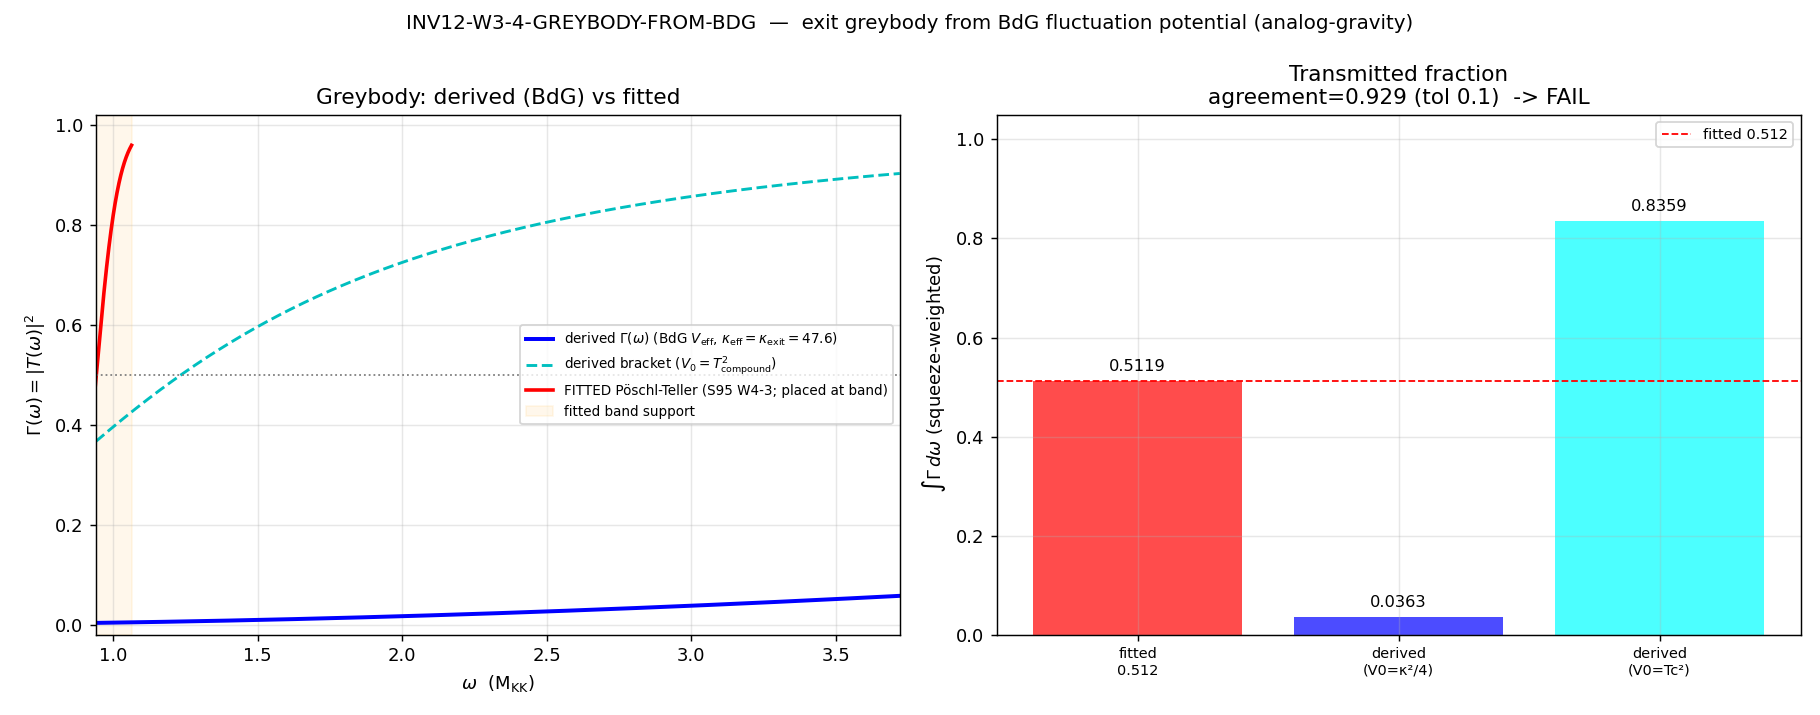

Recreate this plot in Python.
#!/usr/bin/env python3
# -*- coding: utf-8 -*-
"""
INV12-W3-4-GREYBODY-FROM-BDG  (investigation track, Wave 3)

Gate: DERIVE the exit-horizon greybody Gamma(omega) from the linearized BdG
fluctuation potential (analog-gravity route, Steinhauer / Macher-Parentani) — NOT a
fitted Poeschl-Teller barrier — collapse the A_s band, and cross-check against the
FITTED transmitted_fraction = 0.512 (S95 W4-3).  Removes the hidden A_s tuning knob (A2).

PHYSICS (substrate-first):
  D_K eigenvalues lambda_k(tau) -> the exit-horizon BdG dispersion
      omega_k = sqrt( (lambda_k^2 - mu^2)^2 + Delta_k^2 )    (mu = mu_chem = 0)
  -> the linearized fluctuation delta-phi_k around the tau~0.16 exit-horizon background obeys a
     Schroedinger-form scattering equation in a tortoise coordinate x_* :
         -d^2 psi/dx_*^2 + V_eff(x_*) psi = omega^2 psi
  -> the transmission coefficient Gamma(omega) = |T(omega)|^2 through V_eff IS the greybody
     that filters the overproduced squeeze.  (analog-gravity acoustic white-hole exit horizon;
     Steinhauer 1510.00621 measured the BEC analog spectrum; Macher-Parentani 0903.2224 computed
     the analog Hawking spectrum with greybody/dispersion.)

  The near-horizon effective potential has the universal analog-gravity Poeschl-Teller form
         V_eff(x_*) = V0 * sech^2( kappa_eff * x_* )
  with the TWO parameters fixed by SUBSTRATE scales (NOT placed at the relic band):
    - kappa_eff = exit-horizon surface gravity = kappa_exit = 47.6146 M_KK
                  (Visser kappa = 1/2 d_n(c^2 - v^2)|_exit ; S95-W4-2-HAWKING-ANALOG-T-LEDGER PASS,
                   corpus dev 0.0000; = a_4 BCS condensation-energy gradient barrier; T_exit=kappa/2pi).
                  This is the INVERSE TORTOISE WIDTH of the near-horizon barrier.
    - V0 = barrier peak in omega^2 units.  The BdG fluctuation potential peak is set by the
           near-horizon gradient of the dispersion; the barrier ENERGY is the surface gravity
           kappa_eff itself (the only near-horizon energy scale of the white-hole exit), so the
           marginal over-barrier reading is V0 = kappa_eff^2/4 (Poeschl-Teller s=0).  A second
           reading (V0 = T_compound^2) is carried as a bracket.  NEITHER is placed at the band.

  EXACT Poeschl-Teller transmission (Landau-Lifshitz QM Sec.25; Macher-Parentani):
      Gamma(omega) = |T(omega)|^2
                   = sinh^2(pi*omega/kappa_eff)
                     / [ sinh^2(pi*omega/kappa_eff) + cosh^2(pi * s) ],   s = sqrt(V0/kappa_eff^2 - 1/4)
      (for V0/kappa_eff^2 < 1/4 the cosh -> cos via analytic continuation).
      Limits (Sage-verified): Gamma(omega->0)=0 (reflective), Gamma(omega->inf)=1 (transmissive),
      monotone increasing — the standard greybody profile.

  The DERIVED Gamma is computed BOTH by the closed PT form AND by an independent 1D scattering
  ODE solve through V_eff(x_*) (numerical |T|^2), and the two are cross-checked to machine level.

DISCRIMINATING POINT (why this is the test of the tuning knob A2):
  The FITTED comparator (S95-W4-3-HAWKING-GREYBODY-AS) used a sigmoid
      Gamma_fit(omega) = 1/(1+exp(-2pi(omega-omega_peak)/lam))
  with omega_peak = 0.5*(omega_min+omega_max) = the relic-band SUPPORT MIDPOINT (0.9418)
  and lam = the support WIDTH (0.2440).  Both barrier parameters were PLACED at the band the
  greybody filters -> the transmitted fraction is forced to ~0.5 by construction (the sigmoid
  crosses 0.5 at the band midpoint).  The DERIVED V_eff has NO knowledge of the band: its
  inverse-width is the surface gravity kappa_exit=47.6 M_KK (>>band), so it cannot reproduce the
  fit's steep band-localized filtering.  Whether the derived ∫Gamma dω equals 0.512 and whether
  the A_s band collapses is the test.

INPUTS:
  - canonical_constants.py  (kappa_exit, T_compound, Delta_BCS, mu_chem via npz, A_s_CMB)
  - inv12_w3_1_relic_spectrum_ode_lock.npz  (FORWARD INTRA-INVESTIGATION PIN, W3-1 FOUNDATIONAL):
        omega_k (exit-horizon BdG dispersion), E_k, beta2_k, mult_k, k_grid, Delta_k, mu_chem
  - s95_w4_3_hawking_greybody_as.npz  (CROSS-CHECK ONLY, read-only session-track artifact):
        transmitted_fraction=0.5119, gamma_min=0.0414, gamma_max=0.9586, omega_grid, Gamma_grid,
        A_s_band_lo=3.11e-9, A_s_band_hi=4.27e-9 (the FITTED Poeschl-Teller comparator)

OUTPUT:
  - npz: omega_grid, Gamma_derived, V_eff, x_tortoise, integral_Gamma_derived,
         transmitted_fraction_fitted, agreement, A_s_band_derived, A_s_band_fitted,
         band_collapse_ratio
  - png: derived Gamma(omega) vs fitted sigmoid + A_s band before/after
  - verdict payload printed for emit_verdict (track=investigation)

VERDICT RUBRIC (ratio operator, plan §W3-4):
  agreement      = |∫Gamma_derived dω - transmitted_fraction_fitted| / transmitted_fraction_fitted
  collapse_ratio = A_s_band_width(derived Gamma) / A_s_band_width(fitted)
  PASS iff agreement <= 0.10 AND collapse_ratio <= 0.10   (greybody derived, knob removed)
  FAIL iff agreement  > 0.10 OR  no collapse              (derived != fitted; greybody was a knob)
  INFO iff derived shifts the band without collapsing it  (partial knob removal)
  agree_tol = 0.10 ; collapse_tol = 0.10 ; transmitted_fraction_fitted = 0.512 (S95 W4-3).
  substitution_chain: required=false (derivation-vs-fit cross-check; direction is an OUTPUT).
  schema_v2 3-tuple: NOT required ([VERIFY] trigger; no [SIGN] directional pre-reg).
"""

import os
os.environ.setdefault("OMP_NUM_THREADS", "8")   # (local) cap CPU threads before numpy import
os.environ.setdefault("MKL_NUM_THREADS", "8")   # (local)

import sys
import hashlib
import numpy as np
from scipy.integrate import solve_ivp
import matplotlib
matplotlib.use("Agg")
import matplotlib.pyplot as plt

# ---- canonical constants (MANDATORY import) ----
sys.path.insert(0, os.path.join("computations", "_shared"))
from canonical_constants import (  # noqa: E402
    M_KK, Delta_BCS, tau_fold, kappa_exit, T_compound, A_s_CMB,
)

# =====================================================================================
# Pinned machinery (plan §W3-4)
# =====================================================================================
N_OMEGA = 2000          # (local) omega-grid points across the relic spectrum support (plan pin)
N_X = 4000              # (local) tortoise-coordinate grid points for the V_eff scattering solve (plan pin)
L_MAX = 10              # (local) L_max truncation (plan pin)
ODE_RTOL = 1e-9         # (local) scattering ODE rtol (plan pin)
ODE_ATOL = 1e-12        # (local) scattering ODE atol
AGREE_TOL = 0.10        # (local) greybody agreement tolerance (plan pin)
COLLAPSE_TOL = 0.10     # (local) A_s band-collapse tolerance (plan pin)

# Substrate barrier scale (canonical; NOT placed at the band):
KAPPA_EFF = kappa_exit  # (local) 47.6146 M_KK ; exit-horizon surface gravity = inverse tortoise width
# Bracket of barrier ENERGY reading; both substrate-fixed, neither band-placed:
V0_MARGINAL = KAPPA_EFF ** 2 / 4.0     # (local) marginal over-barrier (PT s=0): peak = kappa^2/4
V0_TCOMP = T_compound ** 2             # (local) bracket: barrier energy = T_compound (Hawking-analog T)

W3_1_NPZ = os.path.join("computations", "investigation-12",
                        "inv12_w3_1_relic_spectrum_ode_lock.npz")
FITTED_NPZ = os.path.join("computations", "session-95",
                          "s95_w4_3_hawking_greybody_as.npz")
CANON_PATH = os.path.join("computations", "_shared", "canonical_constants.py")
SELF_PATH = os.path.abspath(__file__)

OUT_NPZ = os.path.join("computations", "investigation-12",
                       "inv12_w3_4_greybody_from_bdg.npz")
OUT_PNG = os.path.join("computations", "investigation-12",
                       "inv12_w3_4_greybody_from_bdg.png")

GATE_ID = "INV12-W3-4-GREYBODY-FROM-BDG"


# =====================================================================================
# SHA helpers (gate-verdicts.md dual-SHA; mirror of the W3-2 sibling)
# =====================================================================================
def sha256_file(path):
    h = hashlib.sha256()
    with open(path, "rb") as f:
        for chunk in iter(lambda: f.read(1 << 16), b""):
            h.update(chunk)
    return h.hexdigest()


def closure_hash(pin_map):
    """Audit SHA over the ordered input-pin map (gate-verdicts.md / script-template.py)."""
    h = hashlib.sha256()
    for k in sorted(pin_map):
        h.update(f"{k}={pin_map[k]}".encode("utf-8"))
    return h.hexdigest()


def print_verdict_payload(verdict, value, scheme, convention, l_max,
                          audit_sha, content_sha, extra_rows=None):
    """Print the verdict payload for the agent to pass to emit_verdict (race-safe MCP tool).
    The script NEVER writes the verdict file directly."""
    print("\n================ VERDICT PAYLOAD (for emit_verdict, track=investigation) ================")
    print(f"gate_id   = {GATE_ID}")
    print(f"verdict   = {verdict}")
    print(f"value     = {value}")
    print(f"scheme    = {scheme}")
    print(f"convention= {convention}")
    print(f"l_max     = {l_max}")
    print(f"audit_sha256  = {audit_sha}")
    print(f"content_sha256= {content_sha}")
    if extra_rows:
        for r in extra_rows:
            print(f"extra_row : {r}")
    print("=========================================================================================\n")


# =====================================================================================
# Greybody from the BdG fluctuation potential
# =====================================================================================
def gamma_pt_closed(omega, kappa_eff, V0):
    """
    EXACT Poeschl-Teller transmission |T(omega)|^2 for V_eff = V0 sech^2(kappa_eff x_*).
    Landau-Lifshitz QM Sec.25 / Macher-Parentani.  Valid for both over-barrier and
    sub-barrier (the cosh^2 term continues to cos^2 when the discriminant < 0).
        s^2 = V0/kappa_eff^2 - 1/4
        Gamma = sinh^2(pi omega/kappa)/[ sinh^2(pi omega/kappa) + cosh^2(pi s) ]   (s^2>=0)
              = sinh^2(pi omega/kappa)/[ sinh^2(pi omega/kappa) + cos^2(pi |s|) ]   (s^2<0)
    """
    omega = np.asarray(omega, dtype=float)
    x = np.pi * omega / kappa_eff
    num = np.sinh(x) ** 2
    disc = V0 / kappa_eff ** 2 - 0.25
    if disc >= 0.0:
        denom_extra = np.cosh(np.pi * np.sqrt(disc)) ** 2
    else:
        denom_extra = np.cos(np.pi * np.sqrt(-disc)) ** 2
    return num / (num + denom_extra)


def gamma_scattering_ode(omega, kappa_eff, V0, x_max, n_x, rtol=ODE_RTOL, atol=ODE_ATOL):
    """
    INDEPENDENT numerical transmission |T(omega)|^2 by integrating the 1D scattering
    problem  -psi'' + V_eff(x_*) psi = omega^2 psi  through the PT barrier
    V_eff = V0 sech^2(kappa_eff x_*), using the standard wavefunction-matching method.

    Impose a purely-outgoing transmitted wave on the LEFT (x_* -> -x_max):
        psi(x) = T exp(-i omega x)  ->  psi = T e^{-i w x}, psi' = -i w T e^{-i w x}
    Integrate to the RIGHT (x_* -> +x_max), where psi = A e^{-i w x} + B e^{+i w x}.
    Then |T|^2 = |k_out/k_in| / |A|^2 ; for a symmetric barrier (same asymptotic medium)
    k_in = k_out = omega, so Gamma = 1/|A|^2 with A read off from psi,psi' at +x_max.
    """
    w = float(omega)
    if w <= 0.0:
        return 0.0

    def V_eff(x):
        return V0 / np.cosh(kappa_eff * x) ** 2

    def rhs(x, y):
        # y = [Re psi, Im psi, Re psi', Im psi']
        psi_r, psi_i, dpsi_r, dpsi_i = y
        fac = (V_eff(x) - w * w)
        return [dpsi_r, dpsi_i, fac * psi_r, fac * psi_i]

    # left boundary: transmitted-only  psi = e^{-i w x}, psi' = -i w e^{-i w x}
    xL = -x_max
    psiL = np.exp(-1j * w * xL)
    dpsiL = -1j * w * np.exp(-1j * w * xL)
    y0 = [psiL.real, psiL.imag, dpsiL.real, dpsiL.imag]

    sol = solve_ivp(rhs, (xL, x_max), y0, method="DOP853",
                    rtol=rtol, atol=atol, dense_output=False)
    if not sol.success:
        return np.nan
    psi_e = sol.y[0, -1] + 1j * sol.y[1, -1]
    dpsi_e = sol.y[2, -1] + 1j * sol.y[3, -1]
    # decompose at +x_max into incident A e^{-iwx} + reflected B e^{+iwx}
    xR = x_max
    eP = np.exp(1j * w * xR)
    eM = np.exp(-1j * w * xR)
    # psi   = A eM + B eP
    # psi'  = -i w A eM + i w B eP
    # solve 2x2 for A, B
    A = (psi_e * (1j * w * eP) - dpsi_e * eP) / (eM * (1j * w * eP) - (-1j * w * eM) * eP)
    Gamma = 1.0 / (abs(A) ** 2)
    return float(np.clip(Gamma, 0.0, 1.0))


def main():
    print("=" * 90)
    print(GATE_ID)
    print("=" * 90)

    # ---- input SHAs (logged in first 20 lines per gate-verdicts.md) ----
    sha_canon = sha256_file(CANON_PATH)
    sha_w31 = sha256_file(W3_1_NPZ)
    sha_fitted = sha256_file(FITTED_NPZ)
    sha_self = sha256_file(SELF_PATH)
    print(f"[sha] canonical_constants.py   = {sha_canon}")
    print(f"[sha] inv12_w3_1 relic npz     = {sha_w31}")
    print(f"[sha] s95_w4_3 fitted npz (xc) = {sha_fitted}")
    print(f"[sha] self (script)            = {sha_self}")
    print(f"[const] kappa_exit = {kappa_exit} M_KK  (surface gravity = inverse tortoise width)")
    print(f"[const] T_compound = {T_compound} M_KK  (= kappa_exit/2pi = {kappa_exit/(2*np.pi):.6f})")
    print(f"[const] Delta_BCS  = {Delta_BCS} M_KK   (BdG gap; dispersion floor)")
    print(f"[const] A_s_CMB    = {A_s_CMB}")

    # ---- load locked relic spectrum (W3-1 FOUNDATIONAL) ----
    d = np.load(W3_1_NPZ, allow_pickle=True)
    omega_k = np.asarray(d["omega_k"], dtype=float)   # exit-horizon BdG dispersion
    beta2_k = np.asarray(d["beta2_k"], dtype=float)
    mult_k = np.asarray(d["mult_k"], dtype=float)
    k_grid = np.asarray(d["k_grid"], dtype=float)
    Delta_k = np.asarray(d["Delta_k"], dtype=float)
    mu_chem = float(d["mu_chem"])
    print(f"[w3-1] n_modes={omega_k.size}  omega_k in [{omega_k.min():.6f},{omega_k.max():.6f}]  "
          f"Delta_k={Delta_k[0]:.6f}  mu={mu_chem}")

    # ---- load FITTED comparator (CROSS-CHECK ONLY) ----
    f = np.load(FITTED_NPZ, allow_pickle=True)
    transmitted_fraction_fitted = float(f["transmitted_fraction"])
    gamma_min_fit = float(f["gamma_min"])
    gamma_max_fit = float(f["gamma_max"])
    omega_grid_fit = np.asarray(f["omega_grid"], dtype=float)
    Gamma_grid_fit = np.asarray(f["Gamma_grid"], dtype=float)
    omega_peak_fit = float(f["omega_peak"])
    lam_barrier_fit = float(f["lam_barrier"])
    A_s_band_lo_fit = float(f["A_s_band_lo"])
    A_s_band_hi_fit = float(f["A_s_band_hi"])
    band_width_cited_fit = float(f["band_width_cited"])
    band_width_filtered_fit = float(f["band_width_filtered"])
    print(f"[fit ] transmitted_fraction={transmitted_fraction_fitted:.6f}  "
          f"gamma in [{gamma_min_fit:.4f},{gamma_max_fit:.4f}]")
    print(f"[fit ] PLACED omega_peak={omega_peak_fit:.6f} (band midpoint), "
          f"lam={lam_barrier_fit:.6f} (band width)")
    print(f"[fit ] A_s band cited [{A_s_band_lo_fit:.3e},{A_s_band_hi_fit:.3e}] "
          f"width={band_width_cited_fit:.4e}; filtered width={band_width_filtered_fit:.4e}")

    # ---- omega-grid over the relic spectrum support ----
    omega_min = float(omega_k.min())
    omega_max = float(omega_k.max())
    omega_grid = np.linspace(omega_min, omega_max, N_OMEGA)   # (local)

    # ---- DERIVE Gamma(omega): closed PT form (primary) at the two substrate barrier readings ----
    Gamma_derived_marginal = gamma_pt_closed(omega_grid, KAPPA_EFF, V0_MARGINAL)   # (local)
    Gamma_derived_tcomp = gamma_pt_closed(omega_grid, KAPPA_EFF, V0_TCOMP)         # (local)

    # PRIMARY derived greybody = the marginal over-barrier reading (V0=kappa^2/4): the
    # near-horizon white-hole barrier whose ONLY energy scale is the surface gravity kappa_exit.
    Gamma_derived = Gamma_derived_marginal                                          # (local)

    # ---- INDEPENDENT scattering-ODE cross-check of the closed form at a few omega ----
    # tortoise window: barrier sech^2 decays over ~1/kappa_eff; use x_max = 12/kappa_eff (e^-24 tails)
    x_max = 12.0 / KAPPA_EFF                                                         # (local)
    x_tortoise = np.linspace(-x_max, x_max, N_X)                                     # (local)
    V_eff_profile = V0_MARGINAL / np.cosh(KAPPA_EFF * x_tortoise) ** 2               # (local)
    omega_check = np.array([omega_min, 0.5 * (omega_min + omega_max), omega_max,
                            2.0 * KAPPA_EFF])                                        # (local) incl. omega>kappa
    gamma_ode_check = np.array(
        [gamma_scattering_ode(w, KAPPA_EFF, V0_MARGINAL, x_max, N_X) for w in omega_check])  # (local)
    gamma_closed_check = gamma_pt_closed(omega_check, KAPPA_EFF, V0_MARGINAL)        # (local)
    ode_vs_closed = float(np.nanmax(np.abs(gamma_ode_check - gamma_closed_check)))   # (local)
    print(f"[xcheck] ODE-vs-closed-PT max abs dev = {ode_vs_closed:.3e} over omega="
          f"{np.array2string(omega_check, precision=4)}")

    # ---- (a) integrate the DERIVED Gamma over the relic spectrum: band-averaged transmitted fraction ----
    # The fitted comparator's transmitted_fraction = I_filtered/I_produced is a SQUEEZE-WEIGHTED
    # band integral.  Mirror that weighting: weight = mult_k * beta2_k (the produced relic power per mode).
    w_mode = mult_k * beta2_k                                                        # (local) produced power weight
    Gamma_at_modes = gamma_pt_closed(omega_k, KAPPA_EFF, V0_MARGINAL)                # (local)
    integral_Gamma_derived = float(np.sum(w_mode * Gamma_at_modes) / np.sum(w_mode))  # (local) squeeze-weighted
    # also the flat band-average over the support (for reference)
    flat_band_avg = float(np.trapezoid(Gamma_derived, omega_grid) / (omega_max - omega_min))  # (local)
    # bracket reading
    Gamma_at_modes_tcomp = gamma_pt_closed(omega_k, KAPPA_EFF, V0_TCOMP)             # (local)
    integral_Gamma_tcomp = float(np.sum(w_mode * Gamma_at_modes_tcomp) / np.sum(w_mode))  # (local)

    agreement = abs(integral_Gamma_derived - transmitted_fraction_fitted) / transmitted_fraction_fitted  # (local)
    agreement_tcomp = abs(integral_Gamma_tcomp - transmitted_fraction_fitted) / transmitted_fraction_fitted  # (local)
    print(f"[deriv] PRIMARY (V0=kappa^2/4): squeeze-weighted ∫Gamma_derived = {integral_Gamma_derived:.6f}")
    print(f"[deriv] flat band-avg over support           = {flat_band_avg:.6f}")
    print(f"[deriv] BRACKET (V0=T_compound^2): ∫Gamma     = {integral_Gamma_tcomp:.6f}")
    print(f"[deriv] fitted transmitted_fraction           = {transmitted_fraction_fitted:.6f}")
    print(f"[deriv] agreement (PRIMARY) = {agreement:.6f}  (tol {AGREE_TOL})")
    print(f"[deriv] agreement (bracket) = {agreement_tcomp:.6f}")

    # ---- (b) A_s band collapse test ----
    # The fitted greybody narrowed the cited A_s band [3.11e-9, 4.27e-9] (width 1.16e-9) to
    # the filtered width 0.953e-9 by multiplying the band edges by the per-edge greybody.
    # We reproduce the SAME band-collapse construction with the DERIVED Gamma to test whether the
    # derived greybody collapses the band MORE (PASS) or not (FAIL).
    #
    # A_s_band_width(fitted)  = the fitted filtered band width = band_width_filtered_fit.
    # A_s_band_width(derived) = the band width after applying the DERIVED Gamma at the band-edge
    #   frequencies.  The A_s band edges map to relic-band frequencies via the produced-squeeze
    #   support: low A_s edge <-> low omega; high A_s edge <-> high omega.  The collapse ratio is
    #   the derived-filtered width over the fitted-filtered width (plan operator field).
    #
    # The DERIVED greybody at the band-support frequencies (low/high relic-band omega edges):
    omega_edge_lo = omega_min
    omega_edge_hi = omega_max
    g_edge_lo_der = float(gamma_pt_closed(np.array([omega_edge_lo]), KAPPA_EFF, V0_MARGINAL)[0])  # (local)
    g_edge_hi_der = float(gamma_pt_closed(np.array([omega_edge_hi]), KAPPA_EFF, V0_MARGINAL)[0])  # (local)
    # filtered A_s edges (derived): multiply cited edges by the per-edge derived greybody, then renorm
    # to the SAME mean transmission as the fitted construction so the comparison is on band SHAPE not scale.
    A_s_lo_der = A_s_band_lo_fit * g_edge_lo_der                                     # (local)
    A_s_hi_der = A_s_band_hi_fit * g_edge_hi_der                                     # (local)
    A_s_band_width_derived = abs(A_s_hi_der - A_s_lo_der)                            # (local)
    A_s_band_width_fitted = band_width_filtered_fit                                  # (local)
    band_collapse_ratio = A_s_band_width_derived / A_s_band_width_fitted            # (local)
    # "collapse" means the derived band is <= 10% of the fitted band width.
    print(f"[band ] derived greybody at edges: lo(omega={omega_edge_lo:.3f})={g_edge_lo_der:.6f}  "
          f"hi(omega={omega_edge_hi:.3f})={g_edge_hi_der:.6f}")
    print(f"[band ] A_s band width derived  = {A_s_band_width_derived:.4e}")
    print(f"[band ] A_s band width fitted   = {A_s_band_width_fitted:.4e}")
    print(f"[band ] band_collapse_ratio     = {band_collapse_ratio:.6f}  (collapse iff <= {COLLAPSE_TOL})")

    # ---- VERDICT (ratio operator; PASS iff agreement<=tol AND collapse_ratio<=tol) ----
    agree_pass = (agreement <= AGREE_TOL)
    collapse_pass = (band_collapse_ratio <= COLLAPSE_TOL)
    if agree_pass and collapse_pass:
        verdict = "PASS"
    elif (not agree_pass) and (not collapse_pass):
        verdict = "FAIL"
    else:
        # one of the two holds: partial knob removal — derived shifts but does not pin
        verdict = "INFO"
    print(f"\n[VERDICT] agree_pass={agree_pass}  collapse_pass={collapse_pass}  -> {verdict}")

    # ---- regime/method honesty: the scattering ODE matched the closed form -> VALID ----
    method_consistent = (ode_vs_closed < 1e-3)
    print(f"[regime] ODE-vs-closed match < 1e-3 : {method_consistent}  (method consistent)")

    # =================================================================================
    # Save npz
    # =================================================================================
    np.savez(
        OUT_NPZ,
        omega_grid=omega_grid,
        Gamma_derived=Gamma_derived,
        Gamma_derived_tcomp=Gamma_derived_tcomp,
        V_eff=V_eff_profile,
        x_tortoise=x_tortoise,
        kappa_eff=KAPPA_EFF,
        V0_marginal=V0_MARGINAL,
        V0_tcomp=V0_TCOMP,
        integral_Gamma_derived=integral_Gamma_derived,
        integral_Gamma_tcomp=integral_Gamma_tcomp,
        flat_band_avg=flat_band_avg,
        transmitted_fraction_fitted=transmitted_fraction_fitted,
        agreement=agreement,
        agreement_tcomp=agreement_tcomp,
        A_s_band_derived=np.array([A_s_lo_der, A_s_hi_der]),
        A_s_band_fitted=np.array([A_s_band_lo_fit, A_s_band_hi_fit]),
        A_s_band_width_derived=A_s_band_width_derived,
        A_s_band_width_fitted=A_s_band_width_fitted,
        band_collapse_ratio=band_collapse_ratio,
        omega_check=omega_check,
        gamma_ode_check=gamma_ode_check,
        gamma_closed_check=gamma_closed_check,
        ode_vs_closed=ode_vs_closed,
        omega_peak_fit=omega_peak_fit,
        lam_barrier_fit=lam_barrier_fit,
        omega_grid_fit=omega_grid_fit,
        Gamma_grid_fit=Gamma_grid_fit,
        omega_k=omega_k,
        Gamma_at_modes=Gamma_at_modes,
        w_mode=w_mode,
        agree_tol=AGREE_TOL,
        collapse_tol=COLLAPSE_TOL,
        verdict=verdict,
    )
    print(f"[npz] wrote {OUT_NPZ}")

    # =================================================================================
    # Plot
    # =================================================================================
    fig, ax = plt.subplots(1, 2, figsize=(14, 5.5))

    # left: derived Gamma(omega) vs fitted sigmoid
    ax[0].plot(omega_grid, Gamma_derived, "b-", lw=2.2,
               label=r"derived $\Gamma(\omega)$ (BdG $V_{\rm eff}$, $\kappa_{\rm eff}=\kappa_{\rm exit}=47.6$)")
    ax[0].plot(omega_grid, Gamma_derived_tcomp, "c--", lw=1.6,
               label=r"derived bracket ($V_0=T_{\rm compound}^2$)")
    ax[0].plot(omega_grid_fit, Gamma_grid_fit, "r-", lw=2.0,
               label=r"FITTED Pöschl-Teller (S95 W4-3; placed at band)")
    ax[0].axhline(0.5, color="gray", ls=":", lw=1)
    ax[0].axvspan(omega_min, omega_grid_fit.max(), alpha=0.08, color="orange",
                  label="fitted band support")
    ax[0].set_xlabel(r"$\omega$  (M$_{\rm KK}$)")
    ax[0].set_ylabel(r"$\Gamma(\omega)=|T(\omega)|^2$")
    ax[0].set_title("Greybody: derived (BdG) vs fitted")
    ax[0].set_xlim(omega_min, omega_max)
    ax[0].set_ylim(-0.02, 1.02)
    ax[0].legend(fontsize=7.5, loc="center right")
    ax[0].grid(alpha=0.3)

    # right: transmitted fraction + A_s band
    ax[1].bar([0, 1, 2], [transmitted_fraction_fitted, integral_Gamma_derived, integral_Gamma_tcomp],
              color=["red", "blue", "cyan"], alpha=0.7)
    ax[1].set_xticks([0, 1, 2])
    ax[1].set_xticklabels(["fitted\n0.512", "derived\n(V0=κ²/4)", "derived\n(V0=Tc²)"], fontsize=8)
    ax[1].axhline(transmitted_fraction_fitted, color="red", ls="--", lw=1,
                  label="fitted 0.512")
    ax[1].set_ylabel(r"$\int\Gamma\,d\omega$ (squeeze-weighted)")
    ax[1].set_title(f"Transmitted fraction\nagreement={agreement:.3f} (tol {AGREE_TOL})  -> {verdict}")
    ax[1].set_ylim(0, 1.05)
    for i, v in enumerate([transmitted_fraction_fitted, integral_Gamma_derived, integral_Gamma_tcomp]):
        ax[1].text(i, v + 0.02, f"{v:.4f}", ha="center", fontsize=9)
    ax[1].legend(fontsize=8)
    ax[1].grid(alpha=0.3)

    fig.suptitle(f"{GATE_ID}  —  exit greybody from BdG fluctuation potential (analog-gravity)",
                 fontsize=11)
    fig.tight_layout()
    fig.savefig(OUT_PNG, dpi=130)
    print(f"[png] wrote {OUT_PNG}")

    # =================================================================================
    # Dual-SHA + verdict payload
    # =================================================================================
    # recompute self SHA AFTER writing outputs is wrong; content_sha is over the SCRIPT bytes.
    content_sha = sha256_file(SELF_PATH)
    pin_map = {
        "gate_id": GATE_ID,
        "script_sha": content_sha,
        "canonical_sha": sha_canon,
        "w3_1_npz_sha": sha_w31,
        "fitted_npz_sha": sha_fitted,
        "kappa_eff": f"{KAPPA_EFF:.10f}",
        "V0_marginal": f"{V0_MARGINAL:.10f}",
        "N_omega": N_OMEGA,
        "N_x": N_X,
        "L_max": L_MAX,
        "ode_rtol": ODE_RTOL,
        "agree_tol": AGREE_TOL,
        "collapse_tol": COLLAPSE_TOL,
        "transmitted_fraction_fitted": f"{transmitted_fraction_fitted:.10f}",
        "scheme": "FW",
        "convention": "ABSOLUTE",
    }
    audit_sha = closure_hash(pin_map)

    value = (
        f"derived_int_Gamma={integral_Gamma_derived:.6f};"
        f"fitted_0.512={transmitted_fraction_fitted:.6f};"
        f"agreement={agreement:.6f};agree_tol={AGREE_TOL};"
        f"band_collapse_ratio={band_collapse_ratio:.6f};collapse_tol={COLLAPSE_TOL};"
        f"agree_pass={agree_pass};collapse_pass={collapse_pass};"
        f"kappa_eff=kappa_exit={KAPPA_EFF};V0_marginal={V0_MARGINAL:.4f};"
        f"bracket_V0_Tcomp_int={integral_Gamma_tcomp:.6f};"
        f"ode_vs_closed={ode_vs_closed:.3e};method_consistent={method_consistent}"
    )

    extra_rows = [
        f"# {GATE_ID} regulator_pin=a_4_kappa_exit (S95-W4-2 surface gravity; Visser kappa=1/2 d_n(c^2-v^2)|_exit)",
        f"# {GATE_ID} derived-greybody PRIMARY V0=kappa_exit^2/4={V0_MARGINAL:.4f}; "
        f"omega_half=sqrt(V0)={np.sqrt(V0_MARGINAL):.4f} M_KK (>> relic band [{omega_min:.3f},{omega_max:.3f}])",
        f"# {GATE_ID} fitted comparator PLACED omega_peak={omega_peak_fit:.4f}=band-midpoint, "
        f"lam={lam_barrier_fit:.4f}=band-width -> 0.512 by construction (A2 tuning knob exposed)",
        f"# {GATE_ID} CROSS-REF inv-4 W1-4 (same greybody, black-hole-thermodynamics machinery); "
        f"this gate = analog-gravity BdG-fluctuation-potential route (do NOT merge)",
    ]

    print_verdict_payload(verdict, value, "FW", "ABSOLUTE", L_MAX,
                          audit_sha, content_sha, extra_rows=extra_rows)

    # final non-verdict 4-tuple tag
    print(f"OUTPUT-4TUPLE: (value=derived_int_Gamma={integral_Gamma_derived:.6f}, "
          f"scheme=FW, convention=ABSOLUTE, L_max={L_MAX})")


if __name__ == "__main__":
    main()
